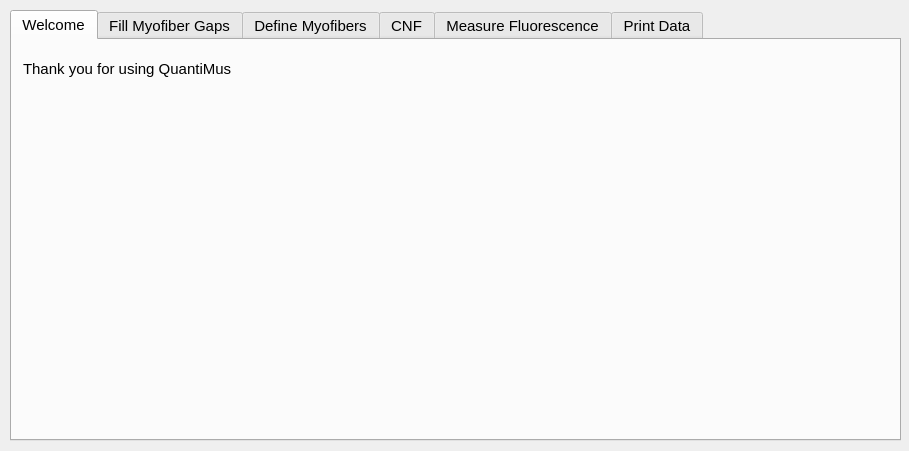
<?xml version="1.0" encoding="UTF-8"?>
<ui version="4.0">
 <class>AlgorithmGui</class>
 <widget class="QWidget" name="AlgorithmGui">
  <property name="geometry">
   <rect>
    <x>0</x>
    <y>0</y>
    <width>909</width>
    <height>451</height>
   </rect>
  </property>
  <property name="sizePolicy">
   <sizepolicy hsizetype="MinimumExpanding" vsizetype="MinimumExpanding">
    <horstretch>0</horstretch>
    <verstretch>0</verstretch>
   </sizepolicy>
  </property>
  <property name="font">
   <font>
    <family>Arial</family>
    <pointsize>11</pointsize>
   </font>
  </property>
  <property name="windowTitle">
   <string>Flika - QuantiMus Plugin</string>
  </property>
  <widget class="QWidget" name="layoutWidget">
   <property name="geometry">
    <rect>
     <x>10</x>
     <y>10</y>
     <width>891</width>
     <height>431</height>
    </rect>
   </property>
   <layout class="QHBoxLayout" name="horizontalLayout">
    <property name="sizeConstraint">
     <enum>QLayout::SetDefaultConstraint</enum>
    </property>
    <item>
     <widget class="QTabWidget" name="analyze_tab_widget">
      <property name="enabled">
       <bool>true</bool>
      </property>
      <property name="sizePolicy">
       <sizepolicy hsizetype="MinimumExpanding" vsizetype="Expanding">
        <horstretch>0</horstretch>
        <verstretch>0</verstretch>
       </sizepolicy>
      </property>
      <property name="minimumSize">
       <size>
        <width>0</width>
        <height>0</height>
       </size>
      </property>
      <property name="font">
       <font>
        <family>Arial</family>
        <pointsize>11</pointsize>
       </font>
      </property>
      <property name="currentIndex">
       <number>0</number>
      </property>
      <widget class="QWidget" name="welcome">
       <attribute name="title">
        <string>Welcome</string>
       </attribute>
       <widget class="QLabel" name="label_60">
        <property name="geometry">
         <rect>
          <x>11</x>
          <y>11</y>
          <width>400</width>
          <height>35</height>
         </rect>
        </property>
        <property name="sizePolicy">
         <sizepolicy hsizetype="Expanding" vsizetype="Expanding">
          <horstretch>0</horstretch>
          <verstretch>0</verstretch>
         </sizepolicy>
        </property>
        <property name="font">
         <font>
          <family>Arial</family>
          <pointsize>11</pointsize>
         </font>
        </property>
        <property name="text">
         <string>Thank you for using QuantiMus</string>
        </property>
       </widget>
      </widget>
      <widget class="QWidget" name="fill_fiber_gaps">
       <attribute name="title">
        <string>Fill Myofiber Gaps</string>
       </attribute>
       <layout class="QGridLayout" name="gridLayout_2">
        <item row="1" column="0">
         <widget class="QGroupBox" name="circle_clusters_groupbox">
          <property name="title">
           <string>Adjust thresholds while viewing the 'binary markers' window.</string>
          </property>
          <layout class="QGridLayout" name="gridLayout_6">
           <item row="0" column="0">
            <widget class="QLabel" name="label_4">
             <property name="font">
              <font>
               <family>Arial</family>
               <pointsize>11</pointsize>
              </font>
             </property>
             <property name="text">
              <string>Set regions that are true myofibers to black. Set myofiber boundaries to white. Using the blue threshold will 
create boundaries if a fiber is successfully connected; 

 Use it to correct conjoined fibers and poorly distinguished boundaries.</string>
             </property>
            </widget>
           </item>
           <item row="1" column="0">
            <layout class="QGridLayout" name="gridLayout_4">
             <item row="2" column="0">
              <widget class="QLabel" name="label_3">
               <property name="font">
                <font>
                 <family>Arial</family>
                 <pointsize>11</pointsize>
                </font>
               </property>
               <property name="text">
                <string>White Threshold</string>
               </property>
              </widget>
             </item>
             <item row="2" column="1">
              <layout class="QGridLayout" name="gridLayout_threshold_two"/>
             </item>
             <item row="1" column="0">
              <widget class="QLabel" name="label">
               <property name="font">
                <font>
                 <family>Arial</family>
                 <pointsize>11</pointsize>
                </font>
               </property>
               <property name="text">
                <string>Blue Threshold</string>
               </property>
              </widget>
             </item>
             <item row="1" column="1">
              <layout class="QGridLayout" name="gridLayout_threshold_one"/>
             </item>
            </layout>
           </item>
          </layout>
         </widget>
        </item>
        <item row="2" column="0">
         <layout class="QGridLayout" name="gridLayout_13">
          <item row="0" column="1">
           <spacer name="horizontalSpacer_4">
            <property name="orientation">
             <enum>Qt::Horizontal</enum>
            </property>
            <property name="sizeHint" stdset="0">
             <size>
              <width>13</width>
              <height>25</height>
             </size>
            </property>
           </spacer>
          </item>
          <item row="0" column="0">
           <widget class="QPushButton" name="fill_boundaries_button">
            <property name="font">
             <font>
              <family>Arial</family>
              <pointsize>11</pointsize>
             </font>
            </property>
            <property name="text">
             <string>Fill Myofiber Boundary Gaps</string>
            </property>
           </widget>
          </item>
         </layout>
        </item>
        <item row="0" column="0">
         <layout class="QGridLayout" name="gridLayout_18">
          <property name="sizeConstraint">
           <enum>QLayout::SetDefaultConstraint</enum>
          </property>
         </layout>
        </item>
        <item row="3" column="0">
         <spacer name="verticalSpacer">
          <property name="orientation">
           <enum>Qt::Vertical</enum>
          </property>
          <property name="sizeHint" stdset="0">
           <size>
            <width>20</width>
            <height>40</height>
           </size>
          </property>
         </spacer>
        </item>
       </layout>
      </widget>
      <widget class="QWidget" name="define_myofibers">
       <attribute name="title">
        <string>Define Myofibers</string>
       </attribute>
       <widget class="QWidget" name="gridLayoutWidget_12">
        <property name="geometry">
         <rect>
          <x>20</x>
          <y>50</y>
          <width>351</width>
          <height>51</height>
         </rect>
        </property>
        <property name="font">
         <font>
          <pointsize>9</pointsize>
         </font>
        </property>
        <layout class="QGridLayout" name="gridLayout_import_binary_image"/>
       </widget>
       <widget class="QLabel" name="label_55">
        <property name="geometry">
         <rect>
          <x>30</x>
          <y>20</y>
          <width>401</width>
          <height>21</height>
         </rect>
        </property>
        <property name="font">
         <font>
          <pointsize>11</pointsize>
         </font>
        </property>
        <property name="text">
         <string>Import Binary Image</string>
        </property>
       </widget>
       <widget class="QPushButton" name="SVM_saved_button">
        <property name="geometry">
         <rect>
          <x>30</x>
          <y>160</y>
          <width>301</width>
          <height>35</height>
         </rect>
        </property>
        <property name="font">
         <font>
          <family>Arial</family>
          <pointsize>11</pointsize>
         </font>
        </property>
        <property name="text">
         <string>Run Algorithm: Saved Training Data</string>
        </property>
       </widget>
       <widget class="QPushButton" name="SVM_button">
        <property name="geometry">
         <rect>
          <x>30</x>
          <y>117</y>
          <width>301</width>
          <height>35</height>
         </rect>
        </property>
        <property name="font">
         <font>
          <family>Arial</family>
          <pointsize>11</pointsize>
          <weight>50</weight>
          <bold>false</bold>
          <stylestrategy>PreferDefault</stylestrategy>
         </font>
        </property>
        <property name="layoutDirection">
         <enum>Qt::LeftToRight</enum>
        </property>
        <property name="text">
         <string>Run Algorithm: Labeled Image</string>
        </property>
        <property name="iconSize">
         <size>
          <width>16</width>
          <height>16</height>
         </size>
        </property>
       </widget>
       <widget class="QPushButton" name="manual_filter_button">
        <property name="geometry">
         <rect>
          <x>400</x>
          <y>270</y>
          <width>93</width>
          <height>28</height>
         </rect>
        </property>
        <property name="font">
         <font>
          <family>Arial</family>
          <pointsize>11</pointsize>
         </font>
        </property>
        <property name="text">
         <string>Filter</string>
        </property>
       </widget>
       <widget class="QLabel" name="label_27">
        <property name="geometry">
         <rect>
          <x>400</x>
          <y>50</y>
          <width>381</width>
          <height>20</height>
         </rect>
        </property>
        <property name="font">
         <font>
          <family>Arial</family>
          <pointsize>11</pointsize>
         </font>
        </property>
        <property name="text">
         <string>OPTIONAL:  In the case that addtional filtering is needed...</string>
        </property>
       </widget>
       <widget class="QLabel" name="label_14">
        <property name="geometry">
         <rect>
          <x>400</x>
          <y>70</y>
          <width>321</width>
          <height>20</height>
         </rect>
        </property>
        <property name="font">
         <font>
          <family>Arial</family>
          <pointsize>11</pointsize>
         </font>
        </property>
        <property name="text">
         <string>Enter parameter ranges for positive myofibers</string>
        </property>
       </widget>
       <widget class="QWidget" name="gridLayoutWidget_2">
        <property name="geometry">
         <rect>
          <x>400</x>
          <y>90</y>
          <width>361</width>
          <height>157</height>
         </rect>
        </property>
        <property name="font">
         <font>
          <family>Arial</family>
         </font>
        </property>
        <layout class="QGridLayout" name="gridLayout_19">
         <item row="0" column="1">
          <widget class="QLabel" name="label_15">
           <property name="font">
            <font>
             <family>Arial</family>
             <pointsize>11</pointsize>
             <weight>75</weight>
             <bold>true</bold>
            </font>
           </property>
           <property name="text">
            <string>Minimum</string>
           </property>
          </widget>
         </item>
         <item row="3" column="1">
          <widget class="QDoubleSpinBox" name="min_convexity_SpinBox">
           <property name="font">
            <font>
             <family>Arial</family>
            </font>
           </property>
           <property name="readOnly">
            <bool>false</bool>
           </property>
           <property name="decimals">
            <number>3</number>
           </property>
           <property name="maximum">
            <double>1.000000000000000</double>
           </property>
           <property name="singleStep">
            <double>0.010000000000000</double>
           </property>
           <property name="value">
            <double>0.750000000000000</double>
           </property>
          </widget>
         </item>
         <item row="4" column="2">
          <widget class="QDoubleSpinBox" name="max_eccentricity_SpinBox">
           <property name="font">
            <font>
             <family>Arial</family>
            </font>
           </property>
           <property name="readOnly">
            <bool>false</bool>
           </property>
           <property name="decimals">
            <number>3</number>
           </property>
           <property name="maximum">
            <double>1.000000000000000</double>
           </property>
           <property name="singleStep">
            <double>0.010000000000000</double>
           </property>
           <property name="value">
            <double>1.000000000000000</double>
           </property>
          </widget>
         </item>
         <item row="1" column="1">
          <widget class="QDoubleSpinBox" name="min_circularity_SpinBox">
           <property name="font">
            <font>
             <family>Arial</family>
            </font>
           </property>
           <property name="readOnly">
            <bool>false</bool>
           </property>
           <property name="decimals">
            <number>3</number>
           </property>
           <property name="maximum">
            <double>1.000000000000000</double>
           </property>
           <property name="singleStep">
            <double>0.010000000000000</double>
           </property>
           <property name="value">
            <double>0.600000000000000</double>
           </property>
          </widget>
         </item>
         <item row="2" column="0">
          <widget class="QLabel" name="label_18">
           <property name="font">
            <font>
             <family>Arial</family>
             <pointsize>11</pointsize>
            </font>
           </property>
           <property name="text">
            <string>Area</string>
           </property>
          </widget>
         </item>
         <item row="1" column="2">
          <widget class="QDoubleSpinBox" name="max_circularity_SpinBox">
           <property name="font">
            <font>
             <family>Arial</family>
            </font>
           </property>
           <property name="readOnly">
            <bool>false</bool>
           </property>
           <property name="decimals">
            <number>3</number>
           </property>
           <property name="maximum">
            <double>1.500000000000000</double>
           </property>
           <property name="singleStep">
            <double>0.010000000000000</double>
           </property>
           <property name="value">
            <double>1.500000000000000</double>
           </property>
          </widget>
         </item>
         <item row="2" column="2">
          <widget class="QDoubleSpinBox" name="max_area_SpinBox">
           <property name="font">
            <font>
             <family>Arial</family>
            </font>
           </property>
           <property name="readOnly">
            <bool>false</bool>
           </property>
           <property name="decimals">
            <number>0</number>
           </property>
           <property name="maximum">
            <double>100000.000000000000000</double>
           </property>
           <property name="value">
            <double>100000.000000000000000</double>
           </property>
          </widget>
         </item>
         <item row="4" column="0">
          <widget class="QLabel" name="label_20">
           <property name="font">
            <font>
             <family>Arial</family>
             <pointsize>11</pointsize>
            </font>
           </property>
           <property name="text">
            <string>Eccentricity</string>
           </property>
          </widget>
         </item>
         <item row="2" column="1">
          <widget class="QDoubleSpinBox" name="min_area_SpinBox">
           <property name="font">
            <font>
             <family>Arial</family>
            </font>
           </property>
           <property name="readOnly">
            <bool>false</bool>
           </property>
           <property name="decimals">
            <number>0</number>
           </property>
           <property name="maximum">
            <double>10000.000000000000000</double>
           </property>
           <property name="value">
            <double>100.000000000000000</double>
           </property>
          </widget>
         </item>
         <item row="3" column="2">
          <widget class="QDoubleSpinBox" name="max_convexity_SpinBox">
           <property name="font">
            <font>
             <family>Arial</family>
            </font>
           </property>
           <property name="readOnly">
            <bool>false</bool>
           </property>
           <property name="decimals">
            <number>3</number>
           </property>
           <property name="maximum">
            <double>1.000000000000000</double>
           </property>
           <property name="singleStep">
            <double>0.010000000000000</double>
           </property>
           <property name="value">
            <double>1.000000000000000</double>
           </property>
          </widget>
         </item>
         <item row="0" column="0">
          <widget class="QLabel" name="label_21">
           <property name="font">
            <font>
             <family>Arial</family>
             <pointsize>11</pointsize>
             <weight>75</weight>
             <bold>true</bold>
            </font>
           </property>
           <property name="text">
            <string>Parameter</string>
           </property>
          </widget>
         </item>
         <item row="4" column="1">
          <widget class="QDoubleSpinBox" name="min_eccentricity_SpinBox">
           <property name="font">
            <font>
             <family>Arial</family>
            </font>
           </property>
           <property name="readOnly">
            <bool>false</bool>
           </property>
           <property name="decimals">
            <number>3</number>
           </property>
           <property name="maximum">
            <double>1.000000000000000</double>
           </property>
           <property name="singleStep">
            <double>0.010000000000000</double>
           </property>
          </widget>
         </item>
         <item row="3" column="0">
          <widget class="QLabel" name="label_19">
           <property name="font">
            <font>
             <family>Arial</family>
             <pointsize>11</pointsize>
            </font>
           </property>
           <property name="text">
            <string>Convexity</string>
           </property>
          </widget>
         </item>
         <item row="0" column="2">
          <widget class="QLabel" name="label_16">
           <property name="font">
            <font>
             <family>Arial</family>
             <pointsize>11</pointsize>
             <weight>75</weight>
             <bold>true</bold>
            </font>
           </property>
           <property name="text">
            <string>Maximum</string>
           </property>
          </widget>
         </item>
         <item row="1" column="0">
          <widget class="QLabel" name="label_17">
           <property name="font">
            <font>
             <family>Arial</family>
             <pointsize>11</pointsize>
            </font>
           </property>
           <property name="text">
            <string>Circularity</string>
           </property>
          </widget>
         </item>
         <item row="1" column="3">
          <widget class="QCheckBox" name="circularity_CheckBox">
           <property name="text">
            <string/>
           </property>
           <property name="checked">
            <bool>false</bool>
           </property>
           <property name="tristate">
            <bool>false</bool>
           </property>
          </widget>
         </item>
         <item row="2" column="3">
          <widget class="QCheckBox" name="area_CheckBox">
           <property name="text">
            <string/>
           </property>
           <property name="checked">
            <bool>false</bool>
           </property>
          </widget>
         </item>
         <item row="3" column="3">
          <widget class="QCheckBox" name="convexity_CheckBox">
           <property name="text">
            <string/>
           </property>
           <property name="checked">
            <bool>false</bool>
           </property>
          </widget>
         </item>
         <item row="4" column="3">
          <widget class="QCheckBox" name="eccentricity_CheckBox">
           <property name="text">
            <string/>
           </property>
           <property name="checked">
            <bool>false</bool>
           </property>
          </widget>
         </item>
         <item row="0" column="3">
          <widget class="QLabel" name="label_25">
           <property name="font">
            <font>
             <family>Arial</family>
             <pointsize>11</pointsize>
             <weight>75</weight>
             <bold>true</bold>
            </font>
           </property>
           <property name="text">
            <string>On/Off</string>
           </property>
          </widget>
         </item>
        </layout>
       </widget>
       <widget class="QPushButton" name="load_classification_button">
        <property name="geometry">
         <rect>
          <x>30</x>
          <y>200</y>
          <width>301</width>
          <height>35</height>
         </rect>
        </property>
        <property name="font">
         <font>
          <family>Arial</family>
          <pointsize>11</pointsize>
         </font>
        </property>
        <property name="text">
         <string>Load Previous Classification</string>
        </property>
       </widget>
       <widget class="QLabel" name="label_30">
        <property name="geometry">
         <rect>
          <x>400</x>
          <y>20</y>
          <width>381</width>
          <height>20</height>
         </rect>
        </property>
        <property name="font">
         <font>
          <family>Arial</family>
          <pointsize>11</pointsize>
          <weight>75</weight>
          <bold>true</bold>
         </font>
        </property>
        <property name="text">
         <string>Correction Filter</string>
        </property>
       </widget>
      </widget>
      <widget class="QWidget" name="cnf">
       <attribute name="title">
        <string>CNF</string>
       </attribute>
       <widget class="QLabel" name="label_51">
        <property name="geometry">
         <rect>
          <x>30</x>
          <y>273</y>
          <width>21</width>
          <height>21</height>
         </rect>
        </property>
        <property name="font">
         <font>
          <pointsize>11</pointsize>
         </font>
        </property>
        <property name="text">
         <string>4.</string>
        </property>
       </widget>
       <widget class="QLabel" name="label_48">
        <property name="geometry">
         <rect>
          <x>30</x>
          <y>220</y>
          <width>271</width>
          <height>21</height>
         </rect>
        </property>
        <property name="sizePolicy">
         <sizepolicy hsizetype="MinimumExpanding" vsizetype="MinimumExpanding">
          <horstretch>0</horstretch>
          <verstretch>0</verstretch>
         </sizepolicy>
        </property>
        <property name="font">
         <font>
          <family>Arial</family>
          <pointsize>11</pointsize>
         </font>
        </property>
        <property name="text">
         <string>3.   Erode myofibers by: </string>
        </property>
       </widget>
       <widget class="QWidget" name="gridLayoutWidget_11">
        <property name="geometry">
         <rect>
          <x>50</x>
          <y>70</y>
          <width>381</width>
          <height>51</height>
         </rect>
        </property>
        <property name="font">
         <font>
          <pointsize>9</pointsize>
         </font>
        </property>
        <layout class="QGridLayout" name="gridLayout_import_DAPI"/>
       </widget>
       <widget class="QPushButton" name="save_DAPI_button">
        <property name="geometry">
         <rect>
          <x>50</x>
          <y>320</y>
          <width>141</width>
          <height>35</height>
         </rect>
        </property>
        <property name="sizePolicy">
         <sizepolicy hsizetype="MinimumExpanding" vsizetype="MinimumExpanding">
          <horstretch>0</horstretch>
          <verstretch>0</verstretch>
         </sizepolicy>
        </property>
        <property name="font">
         <font>
          <family>Arial</family>
          <pointsize>11</pointsize>
         </font>
        </property>
        <property name="text">
         <string>Save CNF</string>
        </property>
       </widget>
       <widget class="QLabel" name="label_57">
        <property name="geometry">
         <rect>
          <x>30</x>
          <y>325</y>
          <width>21</width>
          <height>21</height>
         </rect>
        </property>
        <property name="font">
         <font>
          <pointsize>11</pointsize>
         </font>
        </property>
        <property name="text">
         <string>5.</string>
        </property>
       </widget>
       <widget class="QLabel" name="label_47">
        <property name="geometry">
         <rect>
          <x>30</x>
          <y>50</y>
          <width>401</width>
          <height>21</height>
         </rect>
        </property>
        <property name="font">
         <font>
          <family>Arial</family>
          <pointsize>11</pointsize>
         </font>
        </property>
        <property name="text">
         <string>1.   Select trained image containing myofiber ROIs</string>
        </property>
       </widget>
       <widget class="QLabel" name="label_50">
        <property name="geometry">
         <rect>
          <x>270</x>
          <y>220</y>
          <width>81</width>
          <height>21</height>
         </rect>
        </property>
        <property name="sizePolicy">
         <sizepolicy hsizetype="MinimumExpanding" vsizetype="MinimumExpanding">
          <horstretch>0</horstretch>
          <verstretch>0</verstretch>
         </sizepolicy>
        </property>
        <property name="font">
         <font>
          <family>Arial</family>
          <pointsize>11</pointsize>
         </font>
        </property>
        <property name="text">
         <string>(0-99)</string>
        </property>
       </widget>
       <widget class="QLabel" name="label_49">
        <property name="geometry">
         <rect>
          <x>20</x>
          <y>20</y>
          <width>691</width>
          <height>21</height>
         </rect>
        </property>
        <property name="font">
         <font>
          <family>Arial</family>
          <pointsize>11</pointsize>
          <weight>75</weight>
          <bold>true</bold>
         </font>
        </property>
        <property name="text">
         <string>Overlay DAPI image to measure centrally nucleated fibers (CNF)</string>
        </property>
       </widget>
       <widget class="QLabel" name="label_29">
        <property name="geometry">
         <rect>
          <x>30</x>
          <y>130</y>
          <width>401</width>
          <height>21</height>
         </rect>
        </property>
        <property name="font">
         <font>
          <family>Arial</family>
          <pointsize>11</pointsize>
         </font>
        </property>
        <property name="text">
         <string>2.   Select binary DAPI image to overlay</string>
        </property>
       </widget>
       <widget class="QSpinBox" name="erosion_percentage_SpinBox">
        <property name="geometry">
         <rect>
          <x>220</x>
          <y>218</y>
          <width>42</width>
          <height>25</height>
         </rect>
        </property>
        <property name="sizePolicy">
         <sizepolicy hsizetype="MinimumExpanding" vsizetype="MinimumExpanding">
          <horstretch>0</horstretch>
          <verstretch>0</verstretch>
         </sizepolicy>
        </property>
        <property name="font">
         <font>
          <pointsize>11</pointsize>
         </font>
        </property>
        <property name="minimum">
         <number>0</number>
        </property>
        <property name="value">
         <number>80</number>
        </property>
       </widget>
       <widget class="QPushButton" name="run_DAPI_button">
        <property name="geometry">
         <rect>
          <x>50</x>
          <y>270</y>
          <width>141</width>
          <height>35</height>
         </rect>
        </property>
        <property name="sizePolicy">
         <sizepolicy hsizetype="MinimumExpanding" vsizetype="MinimumExpanding">
          <horstretch>0</horstretch>
          <verstretch>0</verstretch>
         </sizepolicy>
        </property>
        <property name="font">
         <font>
          <family>Arial</family>
          <pointsize>11</pointsize>
         </font>
        </property>
        <property name="text">
         <string>Measure CNF</string>
        </property>
       </widget>
       <widget class="QWidget" name="gridLayoutWidget_6">
        <property name="geometry">
         <rect>
          <x>50</x>
          <y>150</y>
          <width>381</width>
          <height>51</height>
         </rect>
        </property>
        <property name="font">
         <font>
          <pointsize>9</pointsize>
         </font>
        </property>
        <layout class="QGridLayout" name="gridLayout_contains_DAPI"/>
       </widget>
       <widget class="QPushButton" name="run_erosion_button">
        <property name="geometry">
         <rect>
          <x>320</x>
          <y>215</y>
          <width>121</width>
          <height>35</height>
         </rect>
        </property>
        <property name="sizePolicy">
         <sizepolicy hsizetype="MinimumExpanding" vsizetype="MinimumExpanding">
          <horstretch>0</horstretch>
          <verstretch>0</verstretch>
         </sizepolicy>
        </property>
        <property name="font">
         <font>
          <family>Arial</family>
          <pointsize>11</pointsize>
         </font>
        </property>
        <property name="text">
         <string>Run Erosion</string>
        </property>
       </widget>
      </widget>
      <widget class="QWidget" name="measure_flourescence">
       <attribute name="title">
        <string>Measure Fluorescence</string>
       </attribute>
       <widget class="QLabel" name="label_22">
        <property name="geometry">
         <rect>
          <x>30</x>
          <y>130</y>
          <width>401</width>
          <height>21</height>
         </rect>
        </property>
        <property name="font">
         <font>
          <family>Arial</family>
          <pointsize>11</pointsize>
         </font>
        </property>
        <property name="text">
         <string>2.   Select single-channel image to overlay and measure</string>
        </property>
       </widget>
       <widget class="QWidget" name="gridLayoutWidget_3">
        <property name="geometry">
         <rect>
          <x>50</x>
          <y>150</y>
          <width>381</width>
          <height>51</height>
         </rect>
        </property>
        <layout class="QGridLayout" name="gridLayout_intensity_image"/>
       </widget>
       <widget class="QWidget" name="gridLayoutWidget_4">
        <property name="geometry">
         <rect>
          <x>50</x>
          <y>70</y>
          <width>381</width>
          <height>51</height>
         </rect>
        </property>
        <layout class="QGridLayout" name="gridLayout_flourescence_image"/>
       </widget>
       <widget class="QLabel" name="label_24">
        <property name="geometry">
         <rect>
          <x>30</x>
          <y>50</y>
          <width>401</width>
          <height>21</height>
         </rect>
        </property>
        <property name="font">
         <font>
          <family>Arial</family>
          <pointsize>11</pointsize>
         </font>
        </property>
        <property name="text">
         <string>1.   Select trained image containing myofiber ROIs</string>
        </property>
       </widget>
       <widget class="QLabel" name="label_28">
        <property name="geometry">
         <rect>
          <x>20</x>
          <y>20</y>
          <width>721</width>
          <height>21</height>
         </rect>
        </property>
        <property name="font">
         <font>
          <family>Arial</family>
          <pointsize>11</pointsize>
          <weight>75</weight>
          <bold>true</bold>
         </font>
        </property>
        <property name="text">
         <string>Measure myofiber fluorescence intensity of a ovlerlaid image</string>
        </property>
       </widget>
       <widget class="QLabel" name="label_23">
        <property name="geometry">
         <rect>
          <x>30</x>
          <y>220</y>
          <width>21</width>
          <height>21</height>
         </rect>
        </property>
        <property name="font">
         <font>
          <pointsize>11</pointsize>
         </font>
        </property>
        <property name="text">
         <string>3.</string>
        </property>
       </widget>
       <widget class="QPushButton" name="run_Flr_button">
        <property name="geometry">
         <rect>
          <x>50</x>
          <y>215</y>
          <width>221</width>
          <height>35</height>
         </rect>
        </property>
        <property name="sizePolicy">
         <sizepolicy hsizetype="MinimumExpanding" vsizetype="MinimumExpanding">
          <horstretch>0</horstretch>
          <verstretch>0</verstretch>
         </sizepolicy>
        </property>
        <property name="font">
         <font>
          <family>Arial</family>
          <pointsize>11</pointsize>
         </font>
        </property>
        <property name="text">
         <string>Measure Fluorescence</string>
        </property>
       </widget>
       <widget class="QLabel" name="label_26">
        <property name="geometry">
         <rect>
          <x>30</x>
          <y>263</y>
          <width>21</width>
          <height>21</height>
         </rect>
        </property>
        <property name="font">
         <font>
          <pointsize>11</pointsize>
         </font>
        </property>
        <property name="text">
         <string>4.</string>
        </property>
       </widget>
       <widget class="QDoubleSpinBox" name="flourescence_subtraction_SpinBox">
        <property name="geometry">
         <rect>
          <x>55</x>
          <y>263</y>
          <width>101</width>
          <height>25</height>
         </rect>
        </property>
        <property name="sizePolicy">
         <sizepolicy hsizetype="MinimumExpanding" vsizetype="MinimumExpanding">
          <horstretch>0</horstretch>
          <verstretch>0</verstretch>
         </sizepolicy>
        </property>
        <property name="mouseTracking">
         <bool>false</bool>
        </property>
        <property name="decimals">
         <number>5</number>
        </property>
        <property name="minimum">
         <double>0.000000000000000</double>
        </property>
        <property name="maximum">
         <double>255.000000000000000</double>
        </property>
        <property name="singleStep">
         <double>1.000000000000000</double>
        </property>
        <property name="value">
         <double>0.000000000000000</double>
        </property>
       </widget>
       <widget class="QLabel" name="label_31">
        <property name="geometry">
         <rect>
          <x>160</x>
          <y>265</y>
          <width>401</width>
          <height>21</height>
         </rect>
        </property>
        <property name="font">
         <font>
          <family>Arial</family>
          <pointsize>11</pointsize>
         </font>
        </property>
        <property name="text">
         <string>OPTIONAL: subtract background fluorescence</string>
        </property>
       </widget>
       <widget class="QPushButton" name="save_flourescence_button">
        <property name="geometry">
         <rect>
          <x>50</x>
          <y>301</y>
          <width>221</width>
          <height>35</height>
         </rect>
        </property>
        <property name="sizePolicy">
         <sizepolicy hsizetype="MinimumExpanding" vsizetype="MinimumExpanding">
          <horstretch>0</horstretch>
          <verstretch>0</verstretch>
         </sizepolicy>
        </property>
        <property name="font">
         <font>
          <family>Arial</family>
          <pointsize>11</pointsize>
         </font>
        </property>
        <property name="text">
         <string>Save Fluorescence</string>
        </property>
       </widget>
       <widget class="QLabel" name="label_56">
        <property name="geometry">
         <rect>
          <x>30</x>
          <y>306</y>
          <width>21</width>
          <height>21</height>
         </rect>
        </property>
        <property name="font">
         <font>
          <pointsize>11</pointsize>
         </font>
        </property>
        <property name="text">
         <string>5.</string>
        </property>
       </widget>
       <widget class="Line" name="line">
        <property name="geometry">
         <rect>
          <x>560</x>
          <y>10</y>
          <width>20</width>
          <height>341</height>
         </rect>
        </property>
        <property name="lineWidth">
         <number>2</number>
        </property>
        <property name="orientation">
         <enum>Qt::Vertical</enum>
        </property>
       </widget>
       <widget class="QPushButton" name="determine_positives_button">
        <property name="geometry">
         <rect>
          <x>600</x>
          <y>80</y>
          <width>161</width>
          <height>35</height>
         </rect>
        </property>
        <property name="sizePolicy">
         <sizepolicy hsizetype="MinimumExpanding" vsizetype="MinimumExpanding">
          <horstretch>0</horstretch>
          <verstretch>0</verstretch>
         </sizepolicy>
        </property>
        <property name="font">
         <font>
          <family>Arial</family>
          <pointsize>11</pointsize>
         </font>
        </property>
        <property name="text">
         <string>Select Positives</string>
        </property>
       </widget>
       <widget class="QPushButton" name="measure_positives_button">
        <property name="geometry">
         <rect>
          <x>600</x>
          <y>120</y>
          <width>161</width>
          <height>35</height>
         </rect>
        </property>
        <property name="sizePolicy">
         <sizepolicy hsizetype="MinimumExpanding" vsizetype="MinimumExpanding">
          <horstretch>0</horstretch>
          <verstretch>0</verstretch>
         </sizepolicy>
        </property>
        <property name="font">
         <font>
          <family>Arial</family>
          <pointsize>11</pointsize>
         </font>
        </property>
        <property name="text">
         <string>Measure Positives</string>
        </property>
       </widget>
       <widget class="QPushButton" name="clear_positives_button">
        <property name="geometry">
         <rect>
          <x>600</x>
          <y>160</y>
          <width>161</width>
          <height>35</height>
         </rect>
        </property>
        <property name="sizePolicy">
         <sizepolicy hsizetype="MinimumExpanding" vsizetype="MinimumExpanding">
          <horstretch>0</horstretch>
          <verstretch>0</verstretch>
         </sizepolicy>
        </property>
        <property name="font">
         <font>
          <family>Arial</family>
          <pointsize>11</pointsize>
         </font>
        </property>
        <property name="text">
         <string>Clear Positives</string>
        </property>
       </widget>
       <widget class="QPushButton" name="save_positives_button">
        <property name="geometry">
         <rect>
          <x>600</x>
          <y>200</y>
          <width>161</width>
          <height>35</height>
         </rect>
        </property>
        <property name="sizePolicy">
         <sizepolicy hsizetype="MinimumExpanding" vsizetype="MinimumExpanding">
          <horstretch>0</horstretch>
          <verstretch>0</verstretch>
         </sizepolicy>
        </property>
        <property name="maximumSize">
         <size>
          <width>16777215</width>
          <height>16777214</height>
         </size>
        </property>
        <property name="font">
         <font>
          <family>Arial</family>
          <pointsize>11</pointsize>
         </font>
        </property>
        <property name="text">
         <string>Save Positives</string>
        </property>
       </widget>
       <widget class="QLabel" name="label_32">
        <property name="geometry">
         <rect>
          <x>600</x>
          <y>40</y>
          <width>721</width>
          <height>35</height>
         </rect>
        </property>
        <property name="font">
         <font>
          <pointsize>11</pointsize>
          <weight>75</weight>
          <bold>true</bold>
         </font>
        </property>
        <property name="text">
         <string>Determine Positive Fibers</string>
        </property>
       </widget>
      </widget>
      <widget class="QWidget" name="save_data">
       <attribute name="title">
        <string>Print Data</string>
       </attribute>
       <widget class="QWidget" name="gridLayoutWidget_5">
        <property name="geometry">
         <rect>
          <x>10</x>
          <y>10</y>
          <width>731</width>
          <height>181</height>
         </rect>
        </property>
        <layout class="QGridLayout" name="gridLayout">
         <item row="0" column="0">
          <widget class="QLabel" name="micronsPixelLabel_4">
           <property name="font">
            <font>
             <family>Arial</family>
             <pointsize>11</pointsize>
            </font>
           </property>
           <property name="text">
            <string>Pixels/Micron</string>
           </property>
          </widget>
         </item>
         <item row="0" column="2">
          <widget class="QLabel" name="label_52">
           <property name="font">
            <font>
             <family>Arial</family>
             <pointsize>11</pointsize>
            </font>
           </property>
           <property name="text">
            <string>Insert Pixels/Micron ratio of image to be measured </string>
           </property>
          </widget>
         </item>
         <item row="1" column="1">
          <widget class="QDoubleSpinBox" name="resize_factor_SpinBox">
           <property name="mouseTracking">
            <bool>false</bool>
           </property>
           <property name="decimals">
            <number>1</number>
           </property>
           <property name="minimum">
            <double>0.000000000000000</double>
           </property>
           <property name="maximum">
            <double>10000.000000000000000</double>
           </property>
           <property name="singleStep">
            <double>0.010000000000000</double>
           </property>
           <property name="value">
            <double>1.000000000000000</double>
           </property>
          </widget>
         </item>
         <item row="1" column="2">
          <widget class="QLabel" name="label_58">
           <property name="font">
            <font>
             <family>Arial</family>
             <pointsize>11</pointsize>
            </font>
           </property>
           <property name="text">
            <string>Insert resize factor</string>
           </property>
          </widget>
         </item>
         <item row="2" column="0">
          <widget class="QPushButton" name="print_button">
           <property name="enabled">
            <bool>true</bool>
           </property>
           <property name="font">
            <font>
             <family>Arial</family>
             <pointsize>11</pointsize>
            </font>
           </property>
           <property name="text">
            <string>Print Data</string>
           </property>
          </widget>
         </item>
         <item row="2" column="2">
          <widget class="QLabel" name="label_54">
           <property name="font">
            <font>
             <family>Arial</family>
             <pointsize>11</pointsize>
            </font>
           </property>
           <property name="text">
            <string>All measured parmateters will be saved as a .xlsx file</string>
           </property>
          </widget>
         </item>
         <item row="1" column="0">
          <widget class="QLabel" name="micronsPixelLabel_3">
           <property name="font">
            <font>
             <family>Arial</family>
             <pointsize>11</pointsize>
            </font>
           </property>
           <property name="text">
            <string>Resize factor</string>
           </property>
          </widget>
         </item>
         <item row="0" column="1">
          <widget class="QDoubleSpinBox" name="microns_per_pixel_SpinBox">
           <property name="mouseTracking">
            <bool>false</bool>
           </property>
           <property name="decimals">
            <number>4</number>
           </property>
           <property name="minimum">
            <double>0.001000000000000</double>
           </property>
           <property name="maximum">
            <double>10000.000000000000000</double>
           </property>
           <property name="singleStep">
            <double>0.010000000000000</double>
           </property>
           <property name="value">
            <double>2.649000000000000</double>
           </property>
          </widget>
         </item>
        </layout>
       </widget>
      </widget>
     </widget>
    </item>
   </layout>
  </widget>
 </widget>
 <tabstops>
  <tabstop>fill_boundaries_button</tabstop>
  <tabstop>SVM_button</tabstop>
  <tabstop>SVM_saved_button</tabstop>
 </tabstops>
 <resources/>
 <connections/>
</ui>
